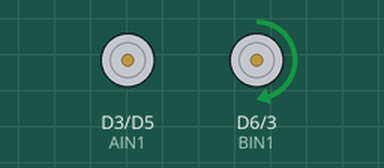
Recording of a sketch running on a simulated ESP8266 (NodeMCU). Parts: motor-driver pin pairs drawn as motors (green arrow = first pin HIGH = forward, orange = second pin HIGH = backward, longer = more drive).

Above: at 0.1 s.
At 9.1 s:
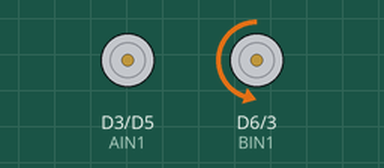
At 18.1 s:
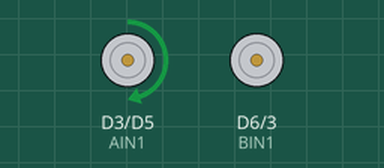
At 36.1 s:
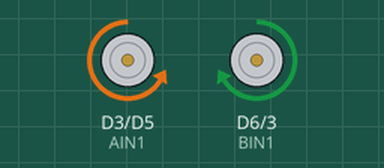
Timing chart, 0 to 40.0 s (numbered marks = the images above):
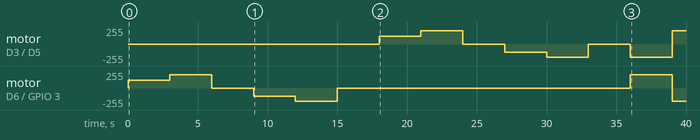

Measured:
- by itself, motor on D3 (AIN1) / D5 (AIN2): stopped → forward 120/255 at 18.0 s, → forward 200/255 3.0 s later, → stopped 3.0 s later, → backward 120/255 3.0 s later, … (8 changes in this stretch)
- by itself, motor on D6 (BIN1) / GPIO 3 (BIN2): stopped → forward 120/255 at 0.00 s, → forward 200/255 3.0 s later, → stopped 3.0 s later, → backward 120/255 3.0 s later, … (8 changes in this stretch)

The sketch:

Code_H_bridge.ino
```cpp
// Rechter motor
const int AIN1 = D3;
const int AIN2 = D5;

// Linker motor
const int BIN1 = D6;
const int BIN2 = D9;


void setup() {

  pinMode(AIN1, OUTPUT);
  pinMode(AIN2, OUTPUT);

  pinMode(BIN1, OUTPUT);
  pinMode(BIN2, OUTPUT);

  stopMotoren();
}

void loop() {
  // TEST LINKERMOTOR

  motorLinks(120, 1);
  delay(3000);

  motorLinks(200, 1);
  delay(3000);

  motorLinks(0, 0);
  delay(3000);

  motorLinks(120, -1);
  delay(3000);

  motorLinks(200, -1);
  delay(3000);

  motorLinks(0, 0);
  delay(3000);


  // TEST RECHTERMOTOR

  motorRechts(120, 1);
  delay(3000);

  motorRechts(200, 1);
  delay(3000);

  motorRechts(0, 0);
  delay(3000);

  motorRechts(120, -1);
  delay(3000);

  motorRechts(200, -1);
  delay(3000);

  motorRechts(0, 0);
  delay(3000);


  // BEIDE MOTOREN TEGENGESTELD
  // Linker motor vooruit
  // Rechter motor achteruit

  motorLinks(200, 1);
  motorRechts(200, -1);

  delay(3000);
  // Richtingen omdraaien:
  // Linker motor achteruit
  // Rechter motor vooruit
  motorLinks(200, -1);
  motorRechts(200, 1);

  delay(3000);
  stopMotoren();

  // Programma stopt definitief
  while (true) {
    delay(1000);
  }
}


//LINKERMOTOR

void motorLinks(int snelheid, int richting) {

  snelheid = constrain(snelheid, 0, 255);

  if (richting == 1) {
    analogWrite(BIN1, snelheid);
    analogWrite(BIN2, 0);
  }
  else if (richting == -1) {
    analogWrite(BIN1, 0);
    analogWrite(BIN2, snelheid);
  }
  else {
    analogWrite(BIN1, 0);
    analogWrite(BIN2, 0);
  }
}


//RECHTERMOTOR

void motorRechts(int snelheid, int richting) {

  snelheid = constrain(snelheid, 0, 255);

  if (richting == 1) {
    analogWrite(AIN1, snelheid);
    analogWrite(AIN2, 0);
  }
  else if (richting == -1) {
    analogWrite(AIN1, 0);
    analogWrite(AIN2, snelheid);
  }
  else {
    analogWrite(AIN1, 0);
    analogWrite(AIN2, 0);
  }
}

//BEIDE MOTOREN STOPPEN
void stopMotoren() {

  motorLinks(0, 0);
  motorRechts(0, 0);
}
```
